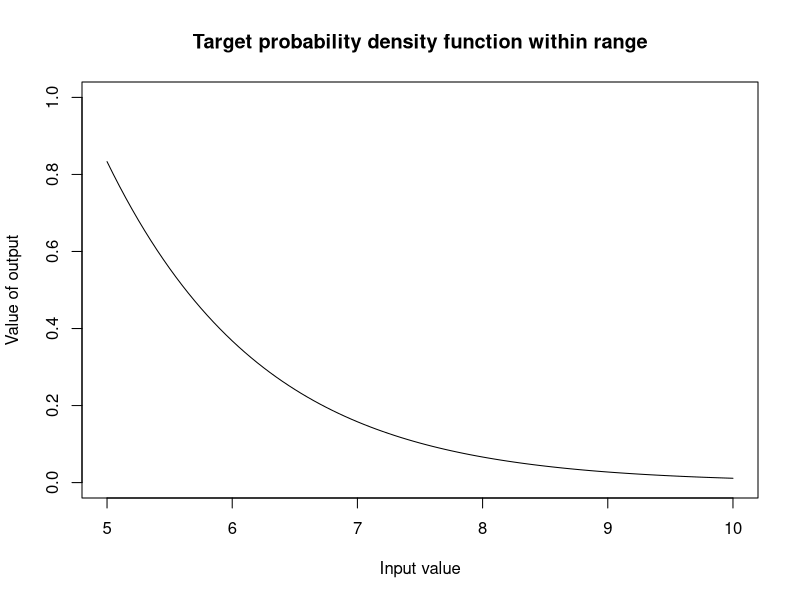
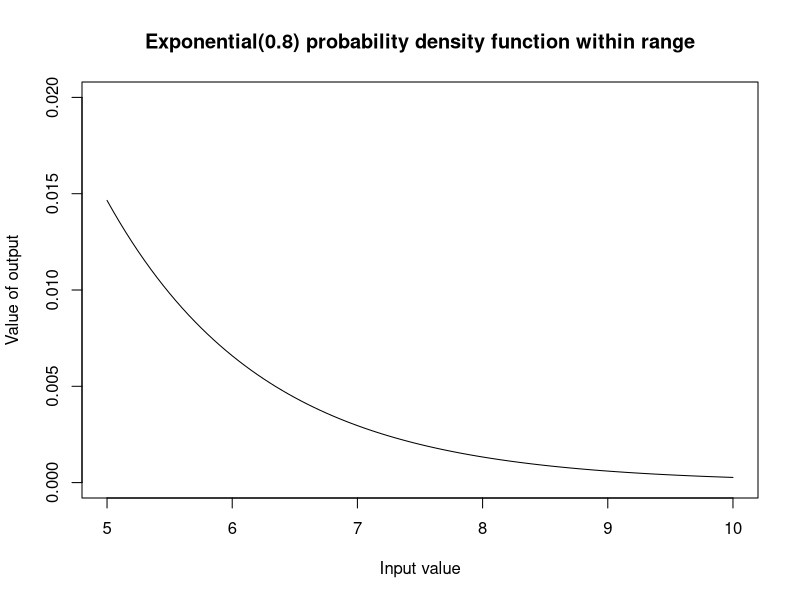
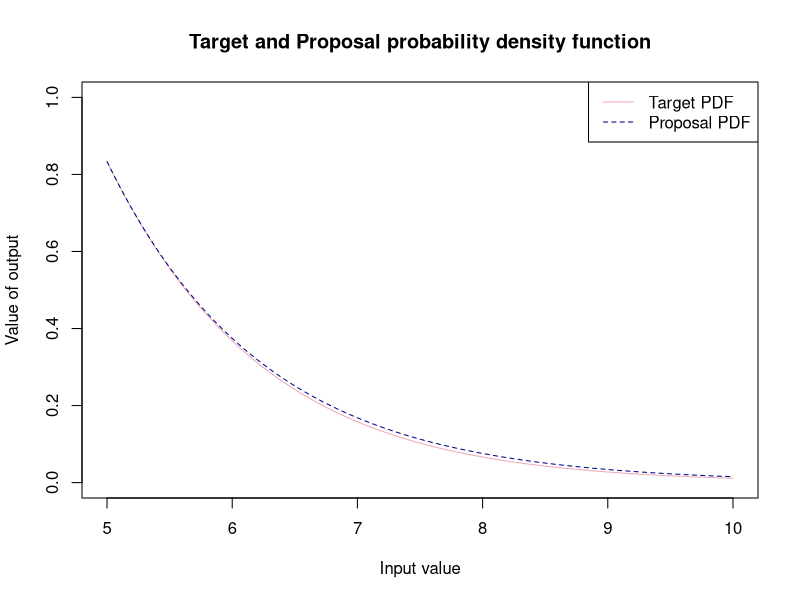
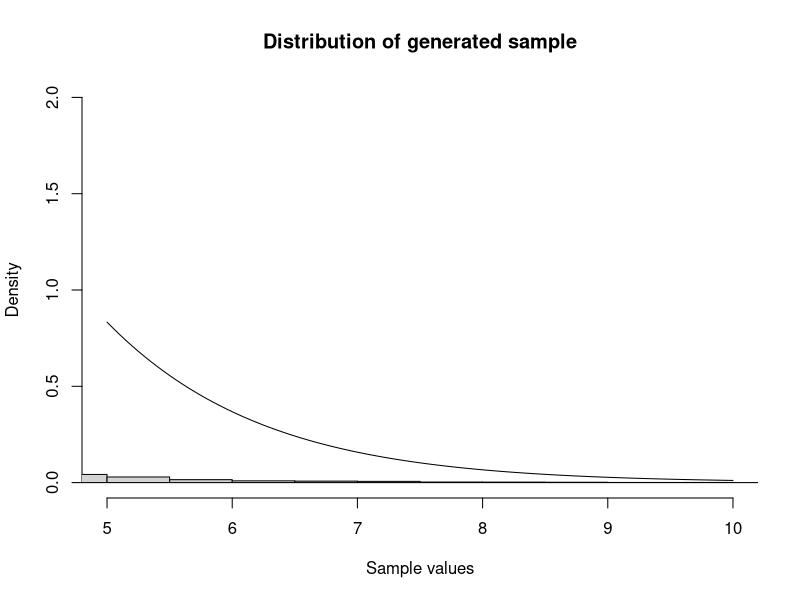

These figures' R source, in order: (Note: this script raises an error after producing the figures.)
#-----------------------------------#
#-REJECTION SAMPLING - Gamma(2,1) --#----
#-----------------------------------#
#Defining our target pdf (density function to sample from) --------------------------
target_pdf<-function(x){
  (x*exp(-x))/(6*exp(-5)) # to incorporate bounds
}

target_pdf_graphical<-function(x){
   (x*exp(-x))/(6*exp(-5))  # plotting the whole function  
}

# Let's graph the target probability where x >= 5 
curve(target_pdf(x), from = 5, to = 10, 
      xlab = "Input value",
      ylab = "Value of output",
      main = "Target probability density function within range", col = "black", ylim = c(0,1))

#--------------------------------#
#--EXPONENTIAL PROPOSAL----------#----
#-------------------------------#
#Defining proposal pdf number generator(density that we easily sample from to use to accept or reject)--
exp_generator<- function(x){
  y <- rexp(1,0.8)     # generate a sample from exponential where lambda = 1
  ifelse(y>=5,y ,0 )   # accept and return value of greater than or equal to 5
  y
}

# Defining function to  graph our expoential. 
exp_graphical<- function(x){
  0.8*exp(-0.8*x) # used to plot exponential proposal
}

# Let's graph the proposal probability 
curve(exp_graphical(x), from = 5, to = 10, 
      xlab = "Input value",
      ylab = "Value of output",
      main = "Exponential(0.8) probability density function within range", col = "black", ylim = c(0,0.02))

# Graphing our target  and proposal probability density functions 
M <- ((5*exp(-5))/(6*exp(-5)))/(0.8*exp(-0.8*5)) # max point of both is x = 5

# PDF compared to exp(0.8) across greater range x within (0,10)
curve(target_pdf_graphical(x), from = 5, to = 10, 
      xlab = "Input value",
      ylab = "Value of output",
      main = "Target and Proposal probability density function", col = "pink2", ylim = c(0,1))

curve( M* exp_graphical(x), from = 5, to = 10,
      xlab = "Input value",
      ylab = "Output value",
      main = "Proposal probability density funtion", add= T ,col = "blue4", lty = 2)
legend("topright", legend = c("Target PDF", "Proposal PDF"), 
       col = c("pink2", "blue4"), lty = c(1, 2))

#Rejection Sampling function -----------------------------------------------------
set.seed(123)
rgamma_2_1_exp<-function(){
  
  set.seed(123)
  n<-5000
  sample_y<-numeric(n)
  number <- 0
  count<-0
  total_sample <-numeric(0)
  
  while(count<n) {
   
    #generated sample from proposal 
    y <- exp_generator()
    #uniform comparison
    u<- runif(1,0,1)
    #number of total generated samples
    number <- number + 1
    total_sample[number] <- y
    acceptance_rate <- round((length(sample_y)/ length(total_sample))*100 , digits = 3)
    
    #accept or reject criteria
    
    if( u <= target_pdf(y)/ (M * exp_graphical(y))){
    count<- count +1
    sample_y[count]<-y
    }
  }
  number_of_samples <- length(total_sample)
  text <- "Acceptance rate:"
  percent <- "%"
  output<-paste(text,acceptance_rate,percent) #combining types to have preferred output 
  list( acceptance_rate = output, samples = sample_y, no_of_samples = number_of_samples ) #list of output from this function
}


list<- rgamma_2_1_exp()   #creating a list of the acceptance rate and valid samples 
samples_exp <- list$samples #creating a vector of the samples 
ac_rate <- list$acceptance_rate #acceptance rate 
no_samples <-list$no_of_samples  #number of total samples 

# Graphical display of distribution of sample and pdf ------------------------
# Using Histogram -------------------------------------------------------------
hist(samples_exp, freq = FALSE,
     main = "Distribution of generated sample",
     xlab = "Sample values", ylim = c(0,2), xlim =c(5,10),
     breaks =20)
curve(target_pdf(x), add = TRUE)

# QQplot ----------------------------------------------------------------------
# We will now use a QQplot 
# Quantiles of the sample data 
sample_quantiles <- quantile(samples_gamma, probs = seq(0.1,1,0.01))
theoretical_quantiles <- qgamma(p = seq(0.1,1,0.01), shape =2 , rate =1)

plot(sample_quantiles, theoretical_quantiles, xlim = c(0,20), ylim = c(0,10),
     main = "Theortical vs sample quantiles for exp proposal",
     ylab = "Theortical quantiles",
     xlab = "Sample quantiles")

abline(a= 0, b = 1)

# Conclusion
# We can see that using en exponential(1) is very inefficient as most values are that we generate are 
# Exp(1) is very inefficient - generates many values to get sample size = 5000 
# Mean of exp = 1, mean of gamma = 2 so our QQ-plot shows mean of exp < mean of gamma 
# We can look into being more efficient 

#--------------------------------#
#--CAUCHY PROPOSAL--------------#----
#-------------------------------#
cauchy_generator<- function(x){
  y <- rcauchy(1, 5)
  ifelse(y>=5,y,0)
}

cauchy_graphical<- function(x){
  (1/pi)*(1/(1+(x-5)^2))
}

curve(cauchy_graphical(x), from = 5, to =10,
      main = "Cauchy(5) probabilit density function within range ",
      xlab = "Input value", ylab = "Output value")

#Scaling factor with Cauchy proposal ------------------------------------------
M_cauchy <- ((5*exp(-5))/(6*exp(-5)))/((1/pi)*(1/(1+5^2)))

curve(target_pdf_graphical(x), from = 5, to = 10, 
      xlab = "Input value",
      ylab = "Value of output",
      main = "Target and Proposal probability density function", col = "pink2", ylim = c(0,2))
curve( cauchy_graphical(x), from = 5, to = 10,
       xlab = "Input value",
       ylab = "Output value",
       main = "Proposal probability density funtion", add= T ,col = "blue4", lty = 2)
legend("topright", legend = c("Target PDF", "Proposal PDF"), 
       col = c("pink2", "blue4"), lty = c(1, 2))

# Rejection sampling function ------------------------------------------------
set.seed(123)
rgamma_2_1_cauchy <- function(n){
  rgamma_samples <- numeric(n) # list to store accepted samples 
  total_samples <- numeric(0)  # store total sample size 
  count <- 1                  #iterate our  while loop
  pos <- 1
  # while loop that runs until we have 5000 accepted samples 
  while (count < n) {
    # random value from a uniform distribution for comparison
    u <- runif(1, 0, 1)
    # value from cauchy distribution 
    x <- cauchy_generator()
    # iterating along the list 
    pos  <- pos + 1
    total_samples[pos] <- x
    
    #number of total generated samples
    pos <- pos + 1
    total_samples[pos] <- x
    acceptance_rate <- round((length(rgamma_samples)/ length(total_samples))*100 , digits = 3)
    
    # now we can use the comparison operator to accept samples if the condition is met
    if ( u <= target_pdf(x)/(M_cauchy * cauchy_graphical(x))){
      count <- count + 1
      rgamma_samples[count] <- x
    }
    
  }
  number_of_samples <- length(total_samples)
  text <- "Acceptance rate:"
  percent <- "%"
  output<-paste(text,acceptance_rate,percent) #combining types to have preferred output 
  list( acceptance_rate = output, samples = rgamma_samples, no_of_samples = number_of_samples ) #list
}

list_cauchy <- rgamma_2_1_cauchy(5000)
samples_cauchy <- list_cauchy$samples
acc_rate_cauchy <- list_cauchy$acceptance_rate
no_samples_cauchy <- list_cauchy$no_of_samples

# Graphical display of distribution of sample and pdf ------------------------
# Using Histogram -------------------------------------------------------------
hist(samples_cauchy, freq = FALSE,
     main = "Distribution of generated sample",
     xlab = "Sample values", ylim = c(0,2), xlim =c(5,10),
     breaks =20)
curve(target_pdf(x), add = TRUE)

# QQplot ----------------------------------------------------------------------
# We will now use a QQplot 
# Quantiles of the sample data 
sample_quantiles_cauchy <- quantile(samples_cauchy, probs = seq(0.1,1,0.01))
theoretical_quantiles_cauchy <- qgamma(p = seq(0.1,1,0.01),shape = 2, rate = 1)

plot(sample_quantiles_cauchy, theoretical_quantiles_cauchy, xlim = c(0,20), ylim = c(0,10),
     main = "Theortical vs sample quantiles for cauchy proposal",
     ylab = "Theortical quantiles",
     xlab = "Sample quantiles")
abline(a= 0, b = 1)

# Efficieny of Generation Method-----
var_exp <- mean((samples_exp- mean(samples_exp))^2)
var_cauchy <- mean((samples_cauchy - mean(samples_cauchy))^2)
eff_exp_cauchy <- ((var_cauchy-var_exp)/var_exp)*100
# Conclusion
# Although we have. slight improvement in efficiency, the Cauchy is still very wasteful when centered on 5
# That means we always have half of the samples being unuseable fro 5 to - infinity

#--------------------------------#
#--SHIFTED EXPONENTIAL PROPOSAL--#----
#-------------------------------#
# Now let's try a shifted exponential 
# This will be our best bet since a shifted exponential distribution has the same support as Gamma 

# Shifted exp will be centered on 5 
shift_exp_generator<- function(x){
   5 + rexp(1,0.8)     # generate a sample from exponential where lambda = 1 
}

shift_exp_graphical<- function(x){
  0.8*exp(-0.8*(x-5)) # plotting exponential proposal
}

# we still have the max value of both graphs at x = 5
function_exp <- function(x) (((x*exp(-x))/(6*exp(-5)))/(0.8*exp(-0.8*(x-5))))
shift_M <- optimize(function_exp, interval = c(5,10), maximum = T)
scaling_factor <- shift_M$objective

# PDF compared to shifted exp across greater range x within (0,10)
curve(target_pdf_graphical(x), from = 5, to = 10, 
      xlab = "Input value",
      ylab = "Value of output",
      main = "Target and Proposal probability density function", col = "pink2", ylim = c(0,2))
abline(v = 5)

curve( scaling_factor * shift_exp_graphical(x), from = 5, to = 10,
       xlab = "Input value",
       ylab = "Output value",
       main = "Proposal probability density funtion", add= T ,col = "blue4", lty = 2)
legend("topright", legend = c("Target PDF", "Proposal PDF"), 
       col = c("pink2", "blue4"), lty = c(1, 2))

#Rejection Sampling function -----------------------------------------------------
set.seed(123)
shift_exp_acc_rej<-function(){
  
  set.seed(123)
  n<-5000
  sample_y<-numeric(n)
  number <- 0
  count<-0
  total_sample <-numeric(0)
  
  while(count<n) {
    
    #generated sample from proposal 
    y <- shift_exp_generator()
    #uniform comparison
    u<- runif(1,0,1)
    #number of total generated samples
    number <- number + 1
    total_sample[number] <- y
    acceptance_rate <- round((length(sample_y)/ length(total_sample))*100 , digits = 3)
    
    #accept or reject criteria
    
    if( u <= target_pdf(y)/ (scaling_factor*(shift_exp_graphical(y)))){
      count<- count +1
      sample_y[count]<-y
    }
  }
  number_of_samples <- length(total_sample)
  text <- "Acceptance rate:"
  percent <- "%"
  output<-paste(text,acceptance_rate,percent) #combining types to have preferred output 
  list( acceptance_rate = output, samples = sample_y, no_of_samples = number_of_samples ) #list of output from this function
}


shift_list<- shift_exp_acc_rej()   #creating a list of the acceptance rate and valid samples 
shift_samples_gamma <- shift_list$samples #creating a vector of the samples 
shift_ac_rate <- shift_list$acceptance_rate #acceptance rate 
shift_no_samples <-shift_list$no_of_samples  #number of total samples 
# Graphical display of distribution of sample and pdf ------------- -----------
# Using Histogram -------------------------------------------------------------
hist(shift_samples_gamma, freq = FALSE,
     main = "Distribution of generated sample",
     xlab = "Sample values", ylim = c(0,2), xlim =c(5,10),
     breaks = 20)
curve(target_pdf(x), add = TRUE)

# QQplot ----------------------------------------------------------------------
# We will now use a QQplot 
# Quantiles of the sample data 
shift_sample_quantiles <- quantile(shift_samples_gamma, probs = seq(0.01,1,0.01))
shift_theoretical_quantiles <- qgamma(p = seq(0.01,1,0.01), shape =2 , rate =1)

plot(shift_sample_quantiles, shift_theoretical_quantiles, xlim = c(0,20), ylim = c(0,10),
     main = "Theortical vs sample quantiles for exp proposal",
     ylab = "Theortical quantiles",
     xlab = "Sample quantiles")

abline(a= 0, b = 1)
